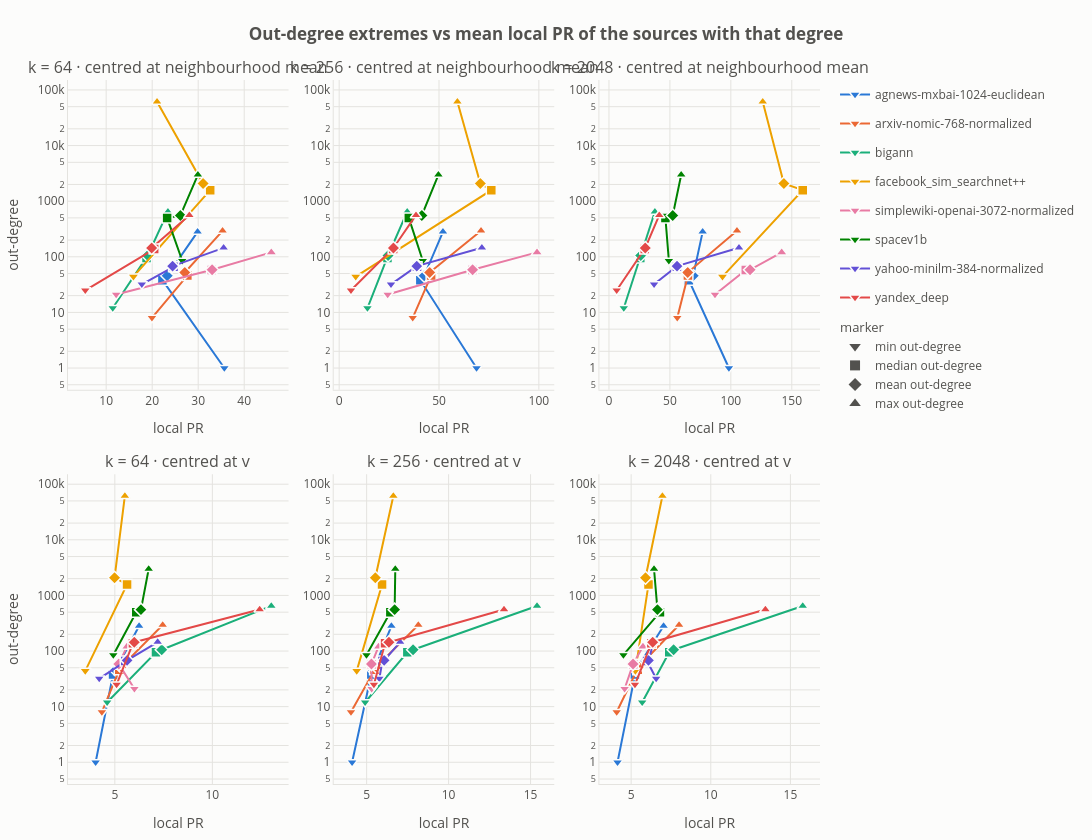

This figure's notebook cell:
### Markdown cell above
### Degree extremes vs local PR

The table above as a plot: for each dataset, the min / median / mean / max out-degree (y) against the mean local PR of the sources with that degree (x), one panel per centring × k. Points of a dataset are joined in order of degree.

All results on one plot: **color = dataset**, and a VIBE dataset's same-spectrum Gaussian (`<name>-gaussian`) is **dashed** in the same color. With `INTERACTIVE = True` (needs `plotly`) hovering a point shows the dataset, statistic, out-degree, local PR and how many sources it averages; clicking a legend entry hides or shows that dataset in every panel (double-click: only that one).

### Code cell
STAT_MARKER = {"min": "v", "median": "s", "mean": "D", "max": "^"}   # marker shape follows the statistic
STAT_SYMBOL = {"min": "triangle-down", "median": "square", "mean": "diamond", "max": "triangle-up"}   # plotly names
DATASET_COLORS = ["#2a78d6", "#eb6834", "#1baf7a", "#eda100", "#e87ba4", "#008300", "#6250d6", "#e34948"]   # fixed order, 8 slots
LOG_EXTREMES = True      # log y axis: max out-degrees are often far above the rest
INTERACTIVE = True       # plotly with hover (falls back to matplotlib if plotly is not installed)

pr_cols = [c for c in degree_table.columns if c[0].startswith("local PR")]
centre_heads = list(dict.fromkeys(c[0] for c in pr_cols))
k_heads = list(dict.fromkeys(c[1] for c in pr_cols))
log_y = LOG_EXTREMES and (degree_table[("value", "")] > 0).all()

# color follows the base dataset; its Gaussian (VIBE) is dashed in the same color
runs = list(degree_table.index.get_level_values("dataset").unique())
is_gauss = {n: local[n]["meta"].get("points") == "gaussian" for n in runs}
base_of = {n: n.removesuffix("-gaussian") if is_gauss[n] else n for n in runs}
bases = list(dict.fromkeys(base_of.values()))
if len(bases) > len(DATASET_COLORS):
    raise ValueError(f"{len(bases)} datasets but {len(DATASET_COLORS)} colors: set LOCAL_DATASETS to show at most {len(DATASET_COLORS)}")
base_color = dict(zip(bases, DATASET_COLORS))
runs = sorted(runs, key=lambda n: (bases.index(base_of[n]), is_gauss[n]))   # each dataset next to its Gaussian


def series(name, ch, kh):
    """(stats, local PR, out-degree, sources) of one run in one panel, in order of out-degree."""
    t = degree_table.loc[name]
    t = t.iloc[np.argsort(t[("value", "")].to_numpy())]
    return list(t.index), t[(ch, kh)].to_numpy(), t[("value", "")].to_numpy(), t[("sources", "")].to_numpy()


try:
    if not INTERACTIVE:
        raise ImportError
    import plotly.graph_objects as go
    from plotly.subplots import make_subplots
except ImportError:
    go = None
    if INTERACTIVE:
        print("plotly is not installed (pip install plotly); drawing with matplotlib")

title = "Out-degree extremes vs mean local PR of the sources with that degree"
if go is not None:
    fig = make_subplots(rows=len(centre_heads), cols=len(k_heads), horizontal_spacing=0.06, vertical_spacing=0.12,
                        subplot_titles=[f"{kh} · {ch.removeprefix('local PR, ')}" for ch in centre_heads for kh in k_heads])
    for i, ch in enumerate(centre_heads, 1):
        for j, kh in enumerate(k_heads, 1):
            for name in runs:
                stats, x, y, n_src = series(name, ch, kh)
                fig.add_trace(go.Scatter(
                    x=x, y=y, mode="lines+markers", name=name, legendgroup=name, showlegend=(i, j) == (1, 1),
                    line=dict(color=base_color[base_of[name]], width=2, dash="dash" if is_gauss[name] else "solid"),
                    marker=dict(symbol=[STAT_SYMBOL[s] for s in stats], size=10, color=base_color[base_of[name]],
                                line=dict(color=SURFACE, width=1.5)),
                    customdata=np.array([[st, int(m)] for st, m in zip(stats, n_src)], dtype=object),
                    hovertemplate=(f"<b>{name}</b><br>%{{customdata[0]}} out-degree: %{{y:,.1f}}<br>"
                                   f"local PR ({kh}, {ch.removeprefix('local PR, ')}): %{{x:.2f}}<br>"
                                   "averaged over %{customdata[1]:,} sources<extra></extra>")), row=i, col=j)
            fig.update_xaxes(title_text="local PR", row=i, col=j, gridcolor=GRID, linecolor=GRID, zeroline=False)
            fig.update_yaxes(title_text="out-degree" if j == 1 else None, type="log" if log_y else "linear",
                             row=i, col=j, gridcolor=GRID, linecolor=GRID, zeroline=False)
    for s, sym in STAT_SYMBOL.items():      # marker key: gray, not tied to any dataset
        fig.add_trace(go.Scatter(x=[None], y=[None], mode="markers", name=f"{s} out-degree", legendgroup="stat",
                                 legendgrouptitle_text="marker" if s == "min" else None,
                                 marker=dict(symbol=sym, size=10, color=INK_2), hoverinfo="skip"))
    fig.update_layout(title=dict(text=f"<b>{title}</b>", x=0.5), height=420 * len(centre_heads), width=1400,
                      plot_bgcolor=SURFACE, paper_bgcolor=SURFACE, font=dict(color=INK_2, size=12),
                      hoverlabel=dict(bgcolor=SURFACE, font_color=INK), legend=dict(groupclick="toggleitem"),
                      margin=dict(t=80, l=60, r=20, b=50))
    # if SAVE_LOCAL:
    #     fig.write_html(LOCAL_DIR / f"degree-extremes-local-pr-{ESTIMATOR}.html", include_plotlyjs="cdn")
    fig.show(config={"toImageButtonOptions": {"format": "png", "scale": 4, "filename": "mean-median-local-pr"}})
else:
    fig, axes = plt.subplots(len(centre_heads), len(k_heads), figsize=(4.6 * len(k_heads), 3.9 * len(centre_heads)),
                             squeeze=False, constrained_layout=True)
    for i, ch in enumerate(centre_heads):
        for j, kh in enumerate(k_heads):
            ax = axes[i, j]
            for name in runs:
                stats, x, y, _ = series(name, ch, kh)
                color = base_color[base_of[name]]
                ax.plot(x, y, color=color, lw=2, ls="--" if is_gauss[name] else "-", zorder=1)
                for s, xv, yv in zip(stats, x, y):
                    ax.plot(xv, yv, ls="none", marker=STAT_MARKER[s], ms=8, color=color, mec=SURFACE, mew=1.5, zorder=2)
            ax.set(title=f"{kh} · {ch.removeprefix('local PR, ')}", xlabel="local PR",
                   ylabel="out-degree" if j == 0 else None, yscale="log" if log_y else "linear")
    handles = [plt.Line2D([], [], color=base_color[base_of[n]], lw=2, ls="--" if is_gauss[n] else "-", label=n)
               for n in runs] + \
              [plt.Line2D([], [], color=INK_2, ls="none", marker=m, ms=8, label=f"{s} out-degree")
               for s, m in STAT_MARKER.items()]
    fig.legend(handles=handles, loc="outside lower center", ncol=4, frameon=False)
    fig.suptitle(title, fontweight="bold")
    # if SAVE_LOCAL:
    #     fig.savefig(LOCAL_DIR / f"degree-extremes-local-pr-{ESTIMATOR}.png", dpi=160)
    plt.show()
